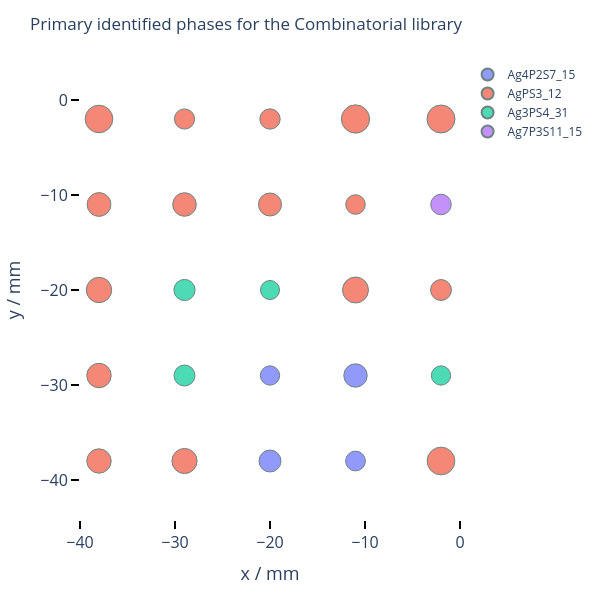

Here is the notebook cell this chart was saved with:
### Code cell
import plotly.io as pio
fig = pio.from_json(json.dumps(plotly_fig_json))
fig.update_layout(
    xaxis=dict(
        range=[-40, 0], dtick=10,
        tickfont=dict(size=16), title_font=dict(size=18),
        showline=True, linewidth=1, linecolor='white', mirror=True,
        ticks='outside', ticklen=8, tickwidth=2, tickcolor='black',
    ),
    yaxis=dict(
        range=[-40, 0], dtick=10, scaleanchor='x', scaleratio=1,
        tickfont=dict(size=16), title_font=dict(size=18),
        showline=True, linewidth=1, linecolor='white', mirror=True,
        ticks='outside', ticklen=8, tickwidth=2, tickcolor='black',
    ),
    width=600,
    height=600,
    paper_bgcolor='rgba(0,0,0,0)',
    plot_bgcolor='rgba(0,0,0,0)',
)
fig.show()
fig.write_image("ml-integration-plot.svg", scale=3)
fig.write_image("ml-integration-plot.png", scale=3)  # 1800x1800 px @ ~300 DPI

### Figure 1 — Plotly figure (JSON) as saved in the notebook; plotly's stock layout.template omitted (floating-point values rounded to 4 significant figures)
{"data": [{"hovertemplate": "phase=Ag4P2S7_15<br>x_position=%{x}<br>y_position=%{y}<br>confidence=%{marker.size}<extra></extra>", "legendgroup": "Ag4P2S7_15", "marker": {"color": "#636efa", "line": {"color": "DarkSlateGrey", "width": 1}, "opacity": 0.7, "size": [53.5, 43.5, 41.5, 61], "sizemode": "area", "sizeref": 0.2225, "symbol": "circle"}, "mode": "markers", "name": "Ag4P2S7_15", "orientation": "v", "showlegend": true, "type": "scatter", "x": [-20, -11, -20, -11], "xaxis": "x", "y": [-38, -38, -29, -29], "yaxis": "y"}, {"hovertemplate": "phase=AgPS3_12<br>x_position=%{x}<br>y_position=%{y}<br>confidence=%{marker.size}<extra></extra>", "legendgroup": "AgPS3_12", "marker": {"color": "#EF553B", "line": {"color": "DarkSlateGrey", "width": 1}, "opacity": 0.7, "size": [85.5, 66.5, 71.5, 75, 48.5, 63, 62, 59, 42.5, 85, 45.5, 46, 89, 87, 66, 70.5], "sizemode": "area", "sizeref": 0.2225, "symbol": "circle"}, "mode": "markers", "name": "AgPS3_12", "orientation": "v", "showlegend": true, "type": "scatter", "x": [-2, -38, -38, -11, -2, -38, -29, -20, -11, -38, -29, -20, -11, -2, -38, -29], "xaxis": "x", "y": [-38, -29, -20, -20, -20, -11, -11, -11, -11, -2, -2, -2, -2, -2, -38, -38], "yaxis": "y"}, {"hovertemplate": "phase=Ag3PS4_31<br>x_position=%{x}<br>y_position=%{y}<br>confidence=%{marker.size}<extra></extra>", "legendgroup": "Ag3PS4_31", "marker": {"color": "#00cc96", "line": {"color": "DarkSlateGrey", "width": 1}, "opacity": 0.7, "size": [49, 41.5, 50, 40.5], "sizemode": "area", "sizeref": 0.2225, "symbol": "circle"}, "mode": "markers", "name": "Ag3PS4_31", "orientation": "v", "showlegend": true, "type": "scatter", "x": [-29, -2, -29, -20], "xaxis": "x", "y": [-29, -29, -20, -20], "yaxis": "y"}, {"hovertemplate": "phase=Ag7P3S11_15<br>x_position=%{x}<br>y_position=%{y}<br>confidence=%{marker.size}<extra></extra>", "legendgroup": "Ag7P3S11_15", "marker": {"color": "#ab63fa", "line": {"color": "DarkSlateGrey", "width": 1}, "opacity": 0.7, "size": [47], "sizemode": "area", "sizeref": 0.2225, "symbol": "circle"}, "mode": "markers", "name": "Ag7P3S11_15", "orientation": "v", "showlegend": true, "type": "scatter", "x": [-2], "xaxis": "x", "y": [-11], "yaxis": "y"}], "layout": {"dragmode": "zoom", "height": 600, "hovermode": "closest", "legend": {"itemsizing": "constant", "title": {"text": ""}, "tracegroupgap": 0}, "margin": {"t": 60}, "paper_bgcolor": "rgba(0,0,0,0)", "plot_bgcolor": "rgba(0,0,0,0)", "showlegend": true, "title": {"text": "Primary identified phases for the Combinatorial library"}, "width": 600, "xaxis": {"anchor": "y", "domain": [0, 1], "dtick": 10, "fixedrange": false, "linecolor": "white", "linewidth": 1, "mirror": true, "range": [-40, 0], "showline": true, "tickcolor": "black", "tickfont": {"size": 16}, "ticklen": 8, "ticks": "outside", "tickwidth": 2, "title": {"font": {"size": 18}, "text": "x / mm"}}, "yaxis": {"anchor": "x", "domain": [0, 1], "dtick": 10, "fixedrange": false, "linecolor": "white", "linewidth": 1, "mirror": true, "range": [-40, 0], "scaleanchor": "x", "scaleratio": 1, "showline": true, "tickcolor": "black", "tickfont": {"size": 16}, "ticklen": 8, "ticks": "outside", "tickwidth": 2, "title": {"font": {"size": 18}, "text": "y / mm"}}}}
